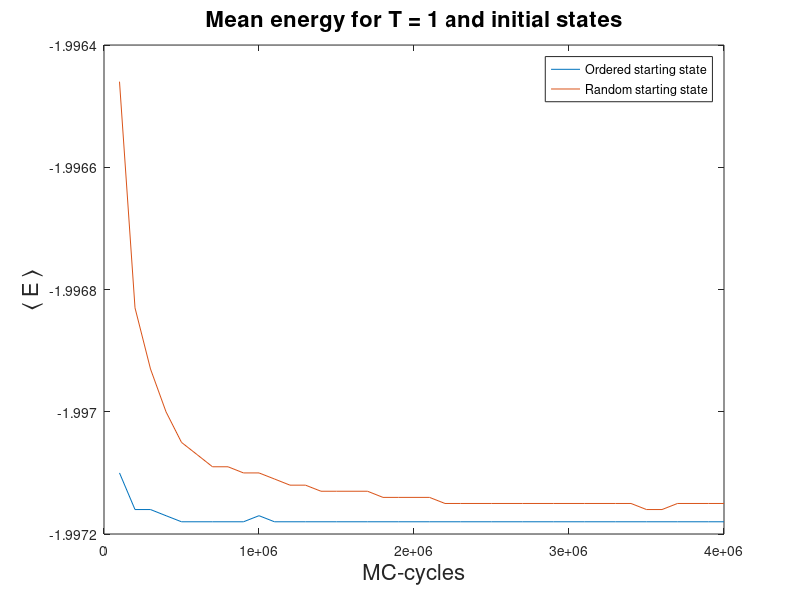
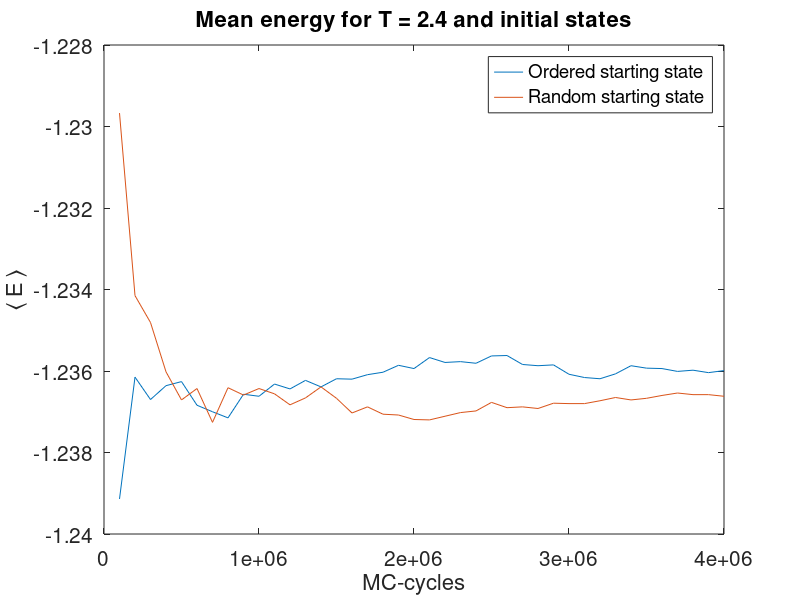
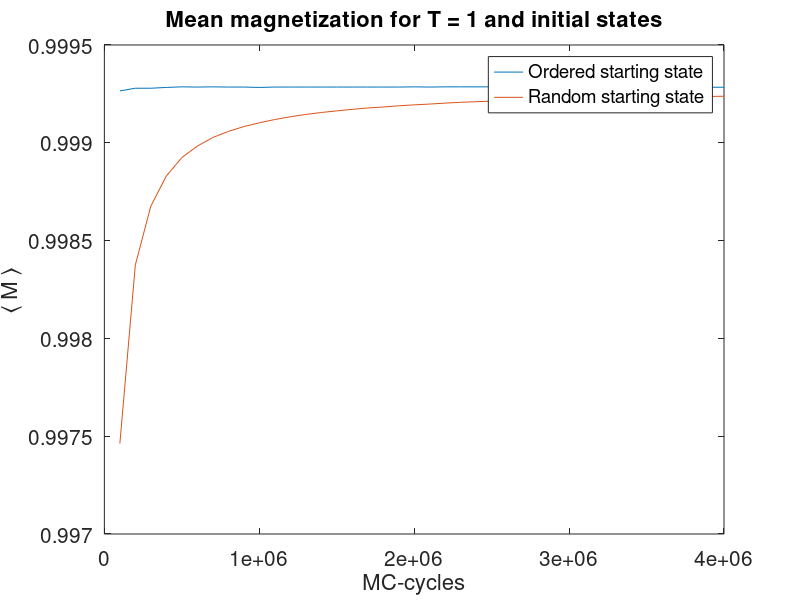
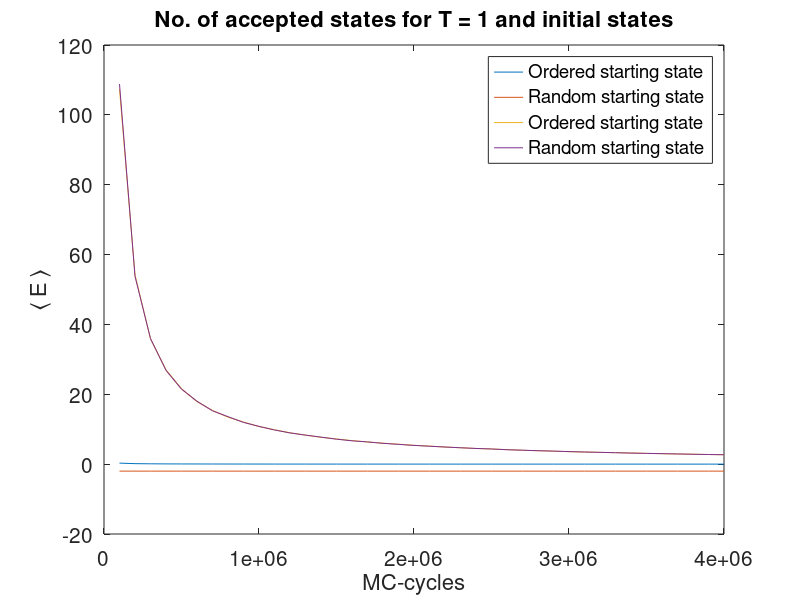

Write MATLAB code to recreate these figures, in order.
MC = [100000, 200000, 300000, 400000, 500000, 600000, 700000, 800000, 900000, 1e+06, 1.1e+06, 1.2e+06, 1.3e+06, 1.4e+06, 1.5e+06, 1.6e+06, 1.7e+06, 1.8e+06, 1.9e+06, 2e+06, 2.1e+06, 2.2e+06, 2.3e+06, 2.4e+06, 2.5e+06, 2.6e+06, 2.7e+06, 2.8e+06, 2.9e+06, 3e+06, 3.1e+06, 3.2e+06, 3.3e+06, 3.4e+06, 3.5e+06, 3.6e+06, 3.7e+06, 3.8e+06, 3.9e+06, 4e+06, ];
% o = ordered, r = ordered
e_var_T1_o = [0.00820262, 0.00771627, 0.00779306, 0.00764679, 0.00753199, 0.00755884, 0.00749044, 0.00751951, 0.00754322, 0.00758268, 0.00752154, 0.00752211, 0.00750009, 0.00748984, 0.0074956, 0.00748394, 0.00747938, 0.00747446, 0.00747116, 0.00745704, 0.00745568, 0.00742831, 0.00742495, 0.00742285, 0.00743471, 0.00743759, 0.00744222, 0.00744167, 0.00744178, 0.0074337, 0.00744893, 0.00745056, 0.00744573, 0.00745869, 0.0074584, 0.00746014, 0.00746587, 0.00747505, 0.00746356, 0.00746577, ];
e_var_T2_r = [0.0885542, 0.048056, 0.0346772, 0.0278766, 0.0236397, 0.0209776, 0.019015, 0.0176245, 0.0165182, 0.0156562, 0.0148582, 0.0142526, 0.0137376, 0.0132852, 0.0128988, 0.0125667, 0.0122565, 0.01199, 0.011748, 0.0115179, 0.0113348, 0.0111395, 0.0109687, 0.0108221, 0.0107046, 0.0105904, 0.0104748, 0.0103666, 0.010269, 0.0101696, 0.0100938, 0.0100163, 0.00994081, 0.00987553, 0.0098024, 0.00974438, 0.0096943, 0.00964673, 0.00958449, 0.00953595, ];

m_var_T1_o = [-0.00236328, -0.0023961, -0.00239308, -0.00240365, -0.00240942, -0.00240853, -0.00241538, -0.00241405, -0.00241331, -0.00241021, -0.00241498, -0.00241528, -0.00241663, -0.00241647, -0.00241672, -0.00241781, -0.0024183, -0.00241973, -0.00242039, -0.00242199, -0.00242181, -0.00242344, -0.00242354, -0.00242329, -0.00242229, -0.00242186, -0.00242157, -0.00242169, -0.00242197, -0.0024225, -0.00242144, -0.00242142, -0.00242188, -0.00242074, -0.00242054, -0.00242025, -0.00241999, -0.0024195, -0.00242011, -0.00242014, ];

mean_mag_T1_o = [0.999265, 0.999279, 0.999279, 0.999283, 0.999286, 0.999285, 0.999286, 0.999285, 0.999285, 0.999283, 0.999285, 0.999285, 0.999285, 0.999285, 0.999285, 0.999285, 0.999285, 0.999285, 0.999285, 0.999286, 0.999285, 0.999286, 0.999286, 0.999286, 0.999286, 0.999286, 0.999286, 0.999286, 0.999286, 0.999286, 0.999285, 0.999285, 0.999286, 0.999285, 0.999285, 0.999285, 0.999285, 0.999284, 0.999284, 0.999284, ];
mean_mag_T1_r = [0.997462, 0.998376, 0.998676, 0.99883, 0.998924, 0.998983, 0.999027, 0.999058, 0.999083, 0.999102, 0.999119, 0.999133, 0.999145, 0.999155, 0.999163, 0.999171, 0.999178, 0.999183, 0.999189, 0.999194, 0.999198, 0.999203, 0.999207, 0.99921, 0.999213, 0.999215, 0.999218, 0.99922, 0.999222, 0.999224, 0.999226, 0.999228, 0.999229, 0.999231, 0.999232, 0.999234, 0.999235, 0.999236, 0.999237, 0.999238, ];
mean_mag_T24_o = [0.460618, 0.451919, 0.453907, 0.453012, 0.452925, 0.453883, 0.453793, 0.454538, 0.452978, 0.453128, 0.452189, 0.452837, 0.452304, 0.452467, 0.451878, 0.451931, 0.451617, 0.451334, 0.450855, 0.450982, 0.450425, 0.450953, 0.450889, 0.451092, 0.450811, 0.450649, 0.451131, 0.4512, 0.45124, 0.451752, 0.451996, 0.452097, 0.451848, 0.451219, 0.451399, 0.451341, 0.451646, 0.451466, 0.451647, 0.451564, ];
mean_mag_T24_r = [0.439239, 0.447608, 0.449712, 0.451287, 0.452934, 0.452305, 0.454144, 0.452134, 0.45263, 0.452275, 0.452276, 0.453016, 0.452682, 0.451984, 0.452805, 0.453556, 0.453228, 0.453273, 0.453383, 0.453763, 0.453669, 0.453552, 0.453261, 0.453188, 0.452725, 0.452885, 0.452806, 0.453002, 0.452683, 0.452662, 0.452456, 0.452308, 0.452151, 0.452327, 0.452269, 0.452184, 0.452126, 0.452264, 0.452362, 0.452517, ];

time_used_T1_o = [6.462, 13.035, 19.4562, 25.8213, 32.2857, 38.7039, 45.1332, 51.5506, 57.9245, 64.4693, 71.1093, 77.6405, 84.0982, 90.5045, 96.899, 103.191, 109.378, 115.658, 121.866, 127.979, 134.261, 140.764, 147.27, 153.762, 160.368, 167.073, 173.19, 179.329, 185.719, 192.211, 198.695, 205.334, 212.076, 218.498, 224.68, 231.562, 238.032, 244.294, 250.771, 257.246, ];

accepted_states_T1_o = [0.2931, 0.143375, 0.0969767, 0.0713025, 0.056566, 0.0488733, 0.0412629, 0.0364775, 0.03222, 0.029282, 0.0264127, 0.0239583, 0.0221477, 0.0207914, 0.0193413, 0.0180363, 0.0171894, 0.0161278, 0.0151905, 0.014446, 0.0140257, 0.0129818, 0.0125539, 0.0119175, 0.0116696, 0.0112662, 0.0107819, 0.0103932, 0.0100117, 0.00966933, 0.00945226, 0.00899563, 0.00878848, 0.00860765, 0.008252, 0.00808694, 0.00801541, 0.00764053, 0.00740923, 0.007264, ];
accepted_states_T1_r = [0.34375, 0.143375, 0.0969833, 0.07129, 0.056576, 0.04887, 0.0412657, 0.0364775, 0.03222, 0.02928, 0.0264118, 0.0239608, 0.0221477, 0.0207886, 0.0193433, 0.0180369, 0.0171894, 0.0161278, 0.0151905, 0.014445, 0.0140267, 0.0129809, 0.0125543, 0.0119179, 0.0116696, 0.0112662, 0.0107815, 0.0103936, 0.0100097, 0.00967133, 0.00945161, 0.00899625, 0.00878848, 0.00860706, 0.00825229, 0.00808694, 0.00801568, 0.00764053, 0.00740897, 0.007264, ];
accepted_states_T24_o = [107.408, 54.169, 35.8703, 26.9993, 21.5812, 17.893, 15.3697, 13.4486, 12.0555, 10.772, 9.85258, 8.96679, 8.3261, 7.67955, 7.21708, 6.73651, 6.36528, 5.99946, 5.70383, 5.38105, 5.17652, 4.88559, 4.69617, 4.4895, 4.34514, 4.15435, 3.96549, 3.85047, 3.72504, 3.56299, 3.46836, 3.36503, 3.28511, 3.20347, 3.07515, 2.99649, 2.90323, 2.84422, 2.7547, 2.70435, ];
accepted_states_T24_r = [108.817, 53.7737, 35.9561, 26.8471, 21.4887, 18.0048, 15.2742, 13.5928, 11.9537, 10.8057, 9.78222, 8.94366, 8.30847, 7.74216, 7.14401, 6.68134, 6.35983, 5.95965, 5.66614, 5.36841, 5.12796, 4.90868, 4.69377, 4.49481, 4.34084, 4.12633, 3.99446, 3.84082, 3.73539, 3.59365, 3.47794, 3.37916, 3.27632, 3.16144, 3.08737, 3.00297, 2.92191, 2.83116, 2.76309, 2.69008, ];

probability_T1_o = [0, -792, -800, -792, -800, -800, -800, -800, -800, -800, -800, -800, -800, -800, -800, -800, -800, -800, -800, -800, -800, -800, -800, -800, -800, -800, -792, -800, -800, -800, -800, -800, -800, -800, -800, -792, -800, -800, -800, -800, ];
probability_T1_r = [0, -792, -800, -800, -800, -800, -800, -800, -800, -800, -792, -800, -800, -800, -792, -800, -800, -800, -800, -800, -800, -800, -792, -800, -800, -800, -800, -800, -800, -800, -800, -800, -800, -800, -792, -800, -800, -800, -792, -792, ];
probability_T24_o = [0, -500, -484, -448, -432, -476, -448, -424, -372, -584, -524, -444, -480, -368, -476, -388, -440, -468, -436, -524, -464, -484, -516, -556, -480, -508, -516, -504, -600, -512, -452, -436, -560, -436, -412, -496, -528, -512, -492, -468, ];
probability_T24_r = [0, -456, -536, -588, -480, -472, -440, -432, -448, -504, -456, -416, -460, -520, -568, -544, -504, -396, -536, -580, -552, -568, -536, -472, -460, -460, -440, -468, -456, -504, -508, -504, -520, -456, -444, -536, -416, -540, -464, -488, ];

avg_energy_T1_o = [-1.9971, -1.99716, -1.99716, -1.99717, -1.99718, -1.99718, -1.99718, -1.99718, -1.99718, -1.99717, -1.99718, -1.99718, -1.99718, -1.99718, -1.99718, -1.99718, -1.99718, -1.99718, -1.99718, -1.99718, -1.99718, -1.99718, -1.99718, -1.99718, -1.99718, -1.99718, -1.99718, -1.99718, -1.99718, -1.99718, -1.99718, -1.99718, -1.99718, -1.99718, -1.99718, -1.99718, -1.99718, -1.99718, -1.99718, -1.99718, ];
avg_energy_T1_r = [-1.99646, -1.99683, -1.99693, -1.997, -1.99705, -1.99707, -1.99709, -1.99709, -1.9971, -1.9971, -1.99711, -1.99712, -1.99712, -1.99713, -1.99713, -1.99713, -1.99713, -1.99714, -1.99714, -1.99714, -1.99714, -1.99715, -1.99715, -1.99715, -1.99715, -1.99715, -1.99715, -1.99715, -1.99715, -1.99715, -1.99715, -1.99715, -1.99715, -1.99715, -1.99716, -1.99716, -1.99715, -1.99715, -1.99715, -1.99715, ];
avg_energy_T24_o = [-1.23914, -1.23615, -1.2367, -1.23636, -1.23626, -1.23684, -1.237, -1.23715, -1.23657, -1.23662, -1.23632, -1.23644, -1.23623, -1.23639, -1.23619, -1.2362, -1.23609, -1.23603, -1.23586, -1.23594, -1.23567, -1.23579, -1.23577, -1.23581, -1.23563, -1.23562, -1.23584, -1.23587, -1.23585, -1.23608, -1.23616, -1.23619, -1.23607, -1.23587, -1.23593, -1.23594, -1.23601, -1.23598, -1.23604, -1.23599, ];
avg_energy_T24_r = [-1.22967, -1.23415, -1.23481, -1.23602, -1.23671, -1.23643, -1.23726, -1.23641, -1.23659, -1.23643, -1.23656, -1.23683, -1.23666, -1.23639, -1.23667, -1.23703, -1.23688, -1.23706, -1.23708, -1.23719, -1.2372, -1.23711, -1.23702, -1.23698, -1.23677, -1.2369, -1.23688, -1.23692, -1.23679, -1.2368, -1.2368, -1.23673, -1.23665, -1.23671, -1.23667, -1.2366, -1.23654, -1.23658, -1.23658, -1.23662, ];

% Plotting mean energy
figure(1)
plot(MC, avg_energy_T1_o, MC, avg_energy_T1_r)
title('Mean energy for T = 1 and initial states','FontSize',16)
legend('Ordered starting state','Random starting state')
xlabel('MC-cycles','FontSize',16)
ylabel('\langle E \rangle','FontSize',16)
set(0,'DefaultAxesFontSize',15)

figure(2)
plot(MC, avg_energy_T24_o, MC, avg_energy_T24_r)
legend('Ordered starting state','Random starting state')
title('Mean energy for T = 2.4 and initial states','FontSize',16)
xlabel('MC-cycles','FontSize',16)
ylabel('\langle E \rangle','FontSize',16)


% Plotting mean magnetization
figure(3)
plot(MC, mean_mag_T1_o, MC, mean_mag_T1_r)
title('Mean magnetization for T = 1 and initial states','FontSize',16)
legend('Ordered starting state','Random starting state')
xlabel('MC-cycles','FontSize',16)
ylabel('\langle M \rangle','FontSize',16)

figure(5)
plot(MC, mean_mag_T24_o, MC, mean_mag_T24_r)
title('Mean magnetization for T = 2.4 and initial states','FontSize',16)
legend('Ordered starting state','Random starting state')
xlabel('MC-cycles','FontSize',16)
ylabel('\langle M \rangle','FontSize',16)


% Plotting accepted states
figure(5)
plot(MC, accepted_states_T1_o, MC, avg_energy_T1_r)
hold('on')
plot(MC, accepted_states_T24_o, MC, accepted_states_T24_r)
legend('Ordered starting state','Random starting state','Ordered starting state','Random starting state')
title('No. of accepted states for T = 1 and initial states','FontSize',16)
xlabel('MC-cycles','FontSize',16)
ylabel('\langle E \rangle','FontSize',16)

figure(6)
plot(MC, accepted_states_T24_o, MC, accepted_states_T24_r)
legend('Ordered starting state','Random starting state')
title('No. of accepted states for T = 2.4 and initial states','FontSize',16)
xlabel('MC-cycles','FontSize',16)
ylabel('\langle E \rangle','FontSize',16)
